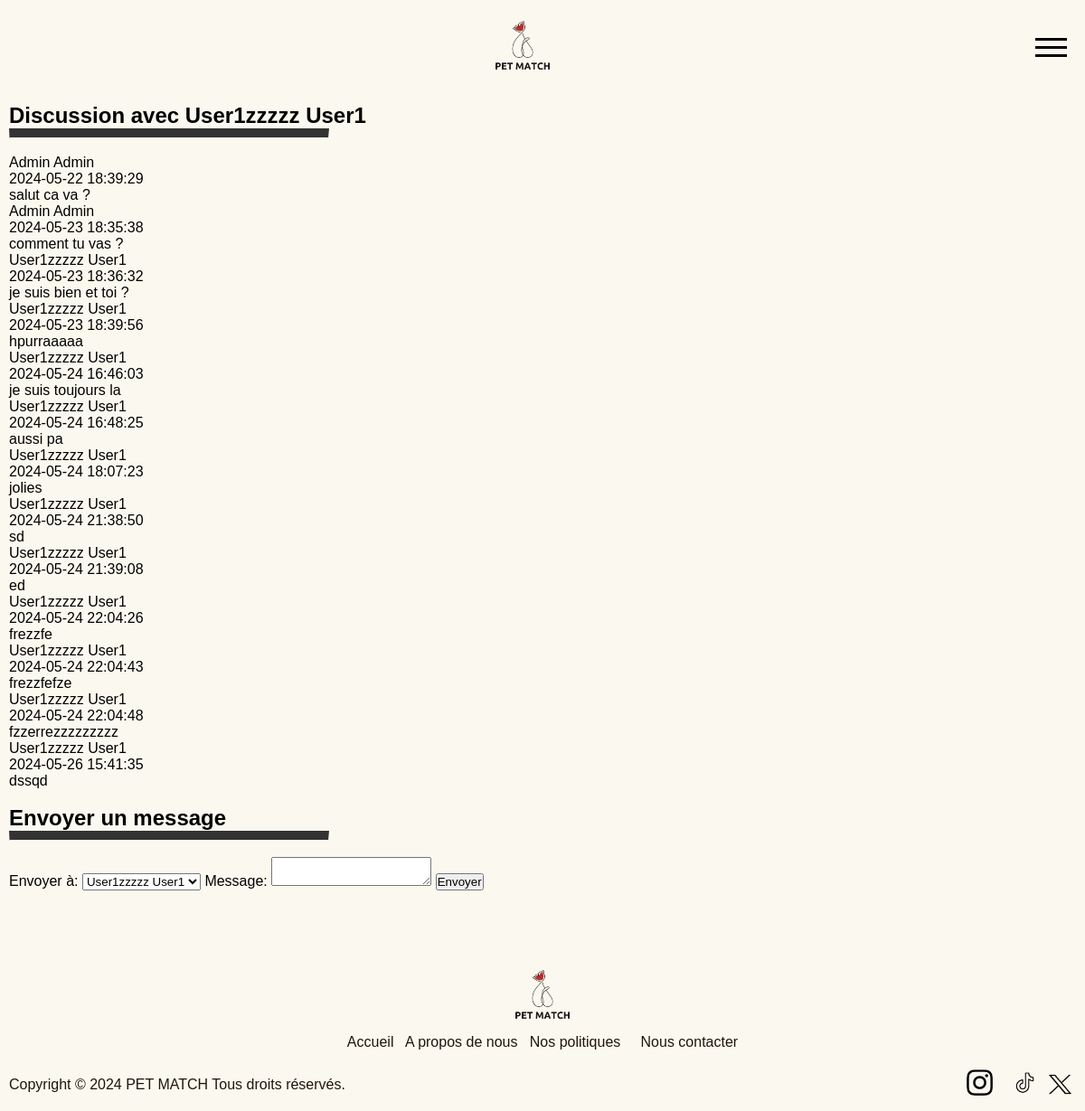
Page /feature/send_message.php?message_to_user_id=2 (signed in) on the committed database.
### tables this page shows
CREATE TABLE user (
    id INTEGER PRIMARY KEY AUTOINCREMENT,
    gender TEXT NOT NULL,
    firstname TEXT NOT NULL,
    lastname TEXT NOT NULL,
    email TEXT NOT NULL UNIQUE,
    password TEXT NOT NULL,
    phone TEXT NOT NULL,
    city TEXT NOT NULL,
    birthday TEXT NOT NULL,
    orientation TEXT NOT NULL,
    bio TEXT,
    is_admin INTEGER NOT NULL DEFAULT 0,
    blocked INTEGER NOT NULL DEFAULT 0,
    created_at TIMESTAMP DEFAULT CURRENT_TIMESTAMP,
    subscription TEXT,
    dog_breed TEXT NOT NULL
, "photo" TEXT);

CREATE TABLE messages (
    id INTEGER PRIMARY KEY AUTOINCREMENT,
    sender_id INTEGER NOT NULL,
    receiver_id INTEGER NOT NULL,
    content TEXT NOT NULL,
    sent_at TIMESTAMP DEFAULT CURRENT_TIMESTAMP,
    FOREIGN KEY (sender_id) REFERENCES user(id),
    FOREIGN KEY (receiver_id) REFERENCES user(id)
);

### feature/send_message.php (the view, shortened to what this page needs)
<?php include '../template/header.php'; $custom_css = "../css/send_message.css"; ?>
<?php
$pdo = new PDO('sqlite:../DB/my_database.db');
$pdo->setAttribute(PDO::ATTR_ERRMODE, PDO::ERRMODE_EXCEPTION);
$user_id = $_SESSION['user_id'];
if (isset($_GET['message_to_user_id'])) {
    $receiver_id = $_GET['message_to_user_id'];
    $stmt = $pdo->prepare("SELECT * FROM user WHERE id = :id");
    $stmt->execute(['id' => $receiver_id]);
    $receiver = $stmt->fetch(PDO::FETCH_ASSOC);
    $sql = "SELECT m.*, u.firstname, u.lastname
            FROM messages m
            JOIN user u ON m.sender_id = u.id
            WHERE (m.sender_id = :user_id AND m.receiver_id = :receiver_id)
               OR (m.sender_id = :receiver_id AND m.receiver_id = :user_id)
            ORDER BY m.sent_at ASC";
    $stmt = $pdo->prepare($sql);
    $stmt->execute([
        'user_id' => $user_id,
        'receiver_id' => $receiver_id
    ]);
    $messages = $stmt->fetchAll(PDO::FETCH_ASSOC);
}
?>
<body>
    <?php if (isset($messages)): ?>
        <h2>Discussion avec <?= htmlspecialchars($receiver['firstname'] . ' ' . $receiver['lastname']) ?></h2>
        <hr style="border-top: 10px solid #333; width:30%">
        <br>
        <?php foreach ($messages as $message): ?>
            <div class="message">
                <div class="sender">
                    <?= htmlspecialchars($message['firstname'] . ' ' . $message['lastname']) ?>
                </div>
                <div class="timestamp">
                    <?= htmlspecialchars($message['sent_at']) ?>
                </div>
                <div class="content">
                    <?= nl2br(htmlspecialchars($message['content'])) ?>
                </div>
            </div>
        <?php endforeach; ?>
    <?php endif; ?>
    <br>
    <h2>Envoyer un message</h2>
    <hr style="border-top: 10px solid #333; width:30%">
    <br>
    <form action="form/send_messageF.php" method="POST">
        <label>Envoyer à:</label>
        <select name="receiver_id" required>
            <?php
            if (!isset($_GET['message_to_user_id'])) {
                foreach ($matched_users as $user) {
                    echo "<option value='" . htmlspecialchars($user['id']) . "'>" .
                        htmlspecialchars($user['firstname'] . " " . $user['lastname']) .
                        "</option>";
                }
            } else {
                echo "<option value='" . htmlspecialchars($receiver['id']) . "'>" .
                    htmlspecialchars($receiver['firstname'] . " " . $receiver['lastname']) .
                    "</option>";
            }
            ?>
        </select>
        <label>Message:</label>
        <textarea name="content" required></textarea>
        <input type="submit" value="Envoyer">
    </form>
<?php include '../template/footer.php'; ?>

### css/style.css (style rules this page uses)
* { margin: 0; padding: 0; box-sizing: border-box; }
html { height: 100%; background-color: #FBF9EF; }
body { min-height: 100%; display: block; flex-direction: column; font-family: "Arial", Sans-serif; background-color: #FBF9EF; }

### rows in the picture
user: firstname+lastname "User1zzzzz User1", receiver_id "User1zzzzz User1"
messages: sender.lastname "Admin Admin", sent_at "2024-05-22 18:39:29", content "salut ca va ?"
messages: sender.lastname "Admin Admin", sent_at "2024-05-23 18:35:38", content "comment tu vas ?"
messages: sender.lastname "User1zzzzz User1", sent_at "2024-05-23 18:36:32", content "je suis bien et toi ?"
messages: sender.lastname "User1zzzzz User1", sent_at "2024-05-23 18:39:56", content "hpurraaaaa"
messages: sender.lastname "User1zzzzz User1", sent_at "2024-05-24 16:46:03", content "je suis toujours la"
messages: sender.lastname "User1zzzzz User1", sent_at "2024-05-24 16:48:25", content "aussi pa"
messages: sender.lastname "User1zzzzz User1", sent_at "2024-05-24 18:07:23", content "jolies"
messages: sender.lastname "User1zzzzz User1", sent_at "2024-05-24 21:38:50", content "sd"
messages: sender.lastname "User1zzzzz User1", sent_at "2024-05-24 21:39:08", content "ed"
messages: sender.lastname "User1zzzzz User1", sent_at "2024-05-24 22:04:26", content "frezzfe"
messages: sender.lastname "User1zzzzz User1", sent_at "2024-05-24 22:04:43", content "frezzfefze"
messages: sender.lastname "User1zzzzz User1", sent_at "2024-05-24 22:04:48", content "fzzerrezzzzzzzzz"
messages: sender.lastname "User1zzzzz User1", sent_at "2024-05-26 15:41:35", content "dssqd"
